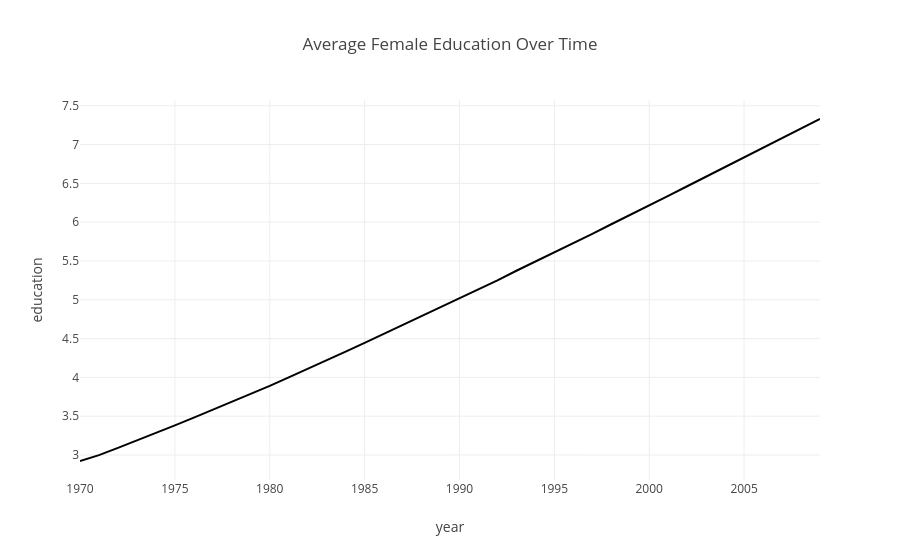

Notebook code cell kept with this figure:
### Code cell
education_trend = df.groupby("year", as_index=False)["education"].mean()

edu = px.line(
    education_trend,
    x="year",
    y="education",
    title="Average Female Education Over Time"
)

edu.show()

### Figure 1 — Plotly figure (JSON) as saved in the notebook; plotly's stock layout.template omitted (floating-point values rounded to 4 significant figures)
{"data": [{"hovertemplate": "year=%{x}<br>education=%{y}<extra></extra>", "legendgroup": "", "line": {"color": "#000001", "dash": "solid"}, "marker": {"symbol": "circle"}, "mode": "lines", "name": "", "orientation": "v", "showlegend": false, "type": "scatter", "x": [1970, 1971, 1972, 1973, 1974, 1975, 1976, 1977, 1978, 1979, 1980, 1981, 1982, 1983, 1984, 1985, 1986, 1987, 1988, 1989, 1990, 1991, 1992, 1993, 1994, 1995, 1996, 1997, 1998, 1999, 2000, 2001, 2002, 2003, 2004, 2005, 2006, 2007, 2008, 2009], "xaxis": "x", "y": [2.923, 2.998, 3.091, 3.184, 3.283, 3.381, 3.482, 3.582, 3.683, 3.79, 3.89, 3.999, 4.107, 4.221, 4.333, 4.445, 4.559, 4.675, 4.79, 4.903, 5.017, 5.133, 5.249, 5.374, 5.49, 5.609, 5.73, 5.848, 5.973, 6.098, 6.217, 6.34, 6.463, 6.588, 6.71, 6.833, 6.963, 7.084, 7.204, 7.329], "yaxis": "y"}], "layout": {"legend": {"tracegroupgap": 0}, "title": {"text": "Average Female Education Over Time"}, "xaxis": {"anchor": "y", "domain": [0, 1], "title": {"text": "year"}}, "yaxis": {"anchor": "x", "domain": [0, 1], "title": {"text": "education"}}}}
